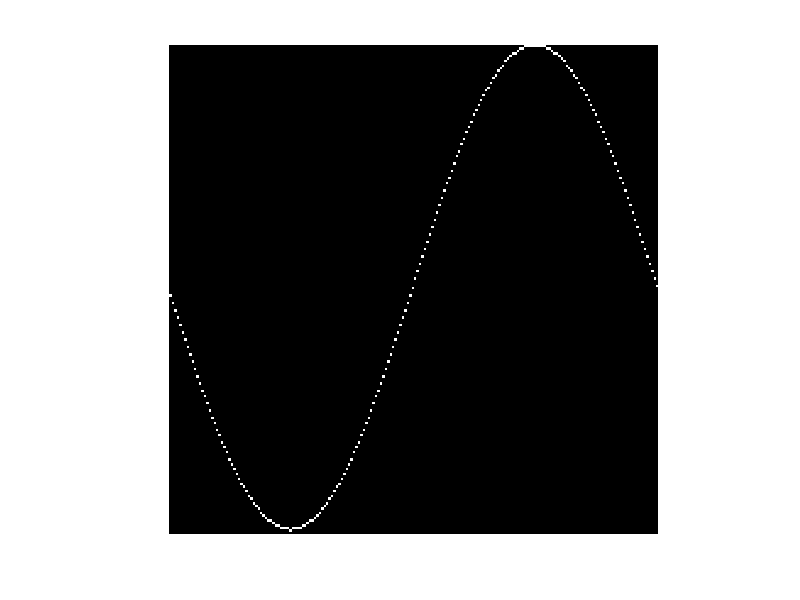

The MATLAB source for this figure:
% Programming Fundamentals Using MATLAB, Michael Weeks Copyright 2020
% 
% program_4_9.m

    % Create an example image
    N = 200;
    x = 255*ones(N, N, 'uint8');
    s = floor(99*sin(2*pi*(1:N)/N) + 100);
    for k=1:N
        x(floor(s(k)), k) = 0;
    end
    % Now x is a black sinusoid on a white background.
    % To reverse the image values, use 255 minus the original.
    y = 255 - x;
    % Show the result
    imshow(y);
